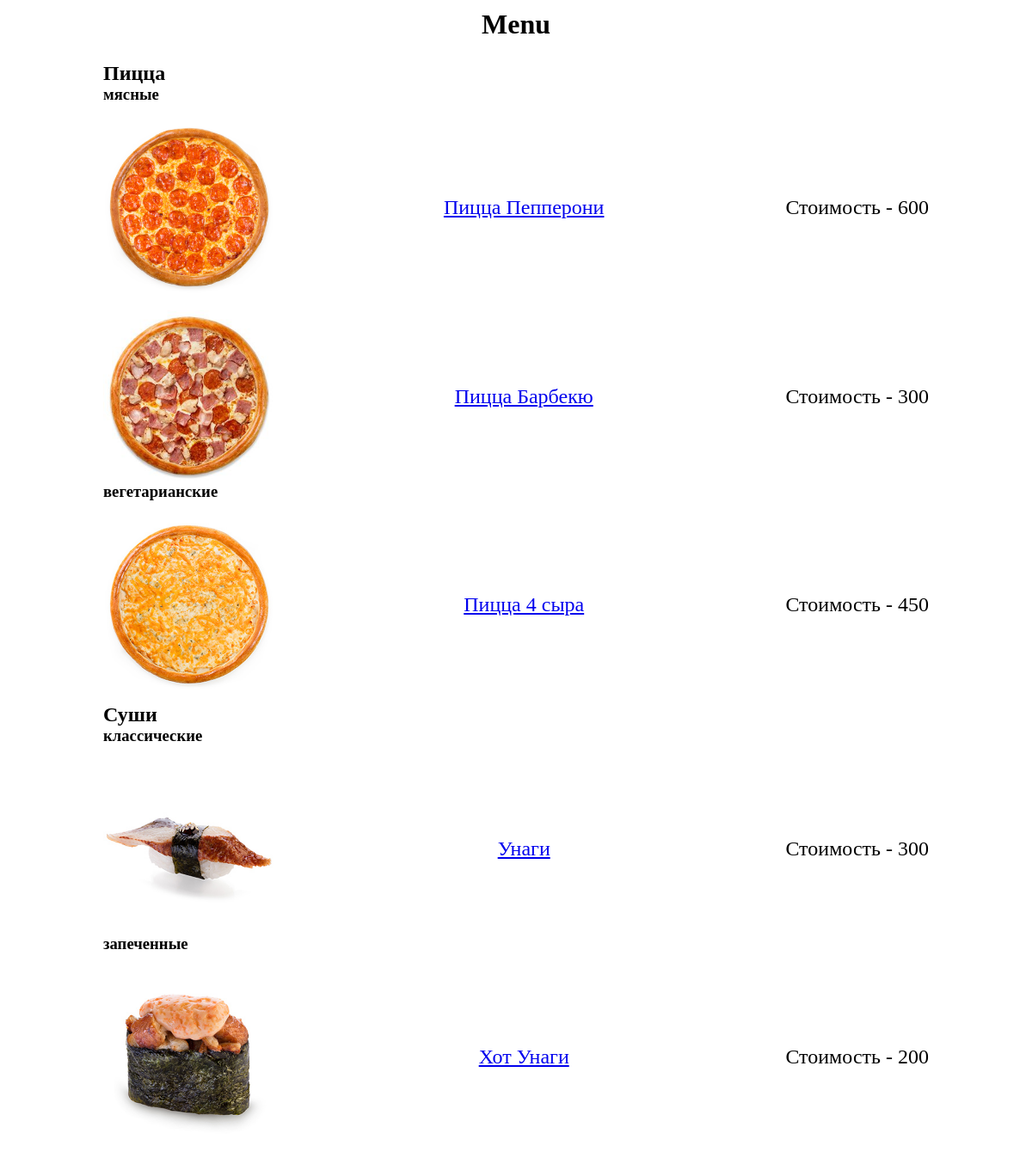
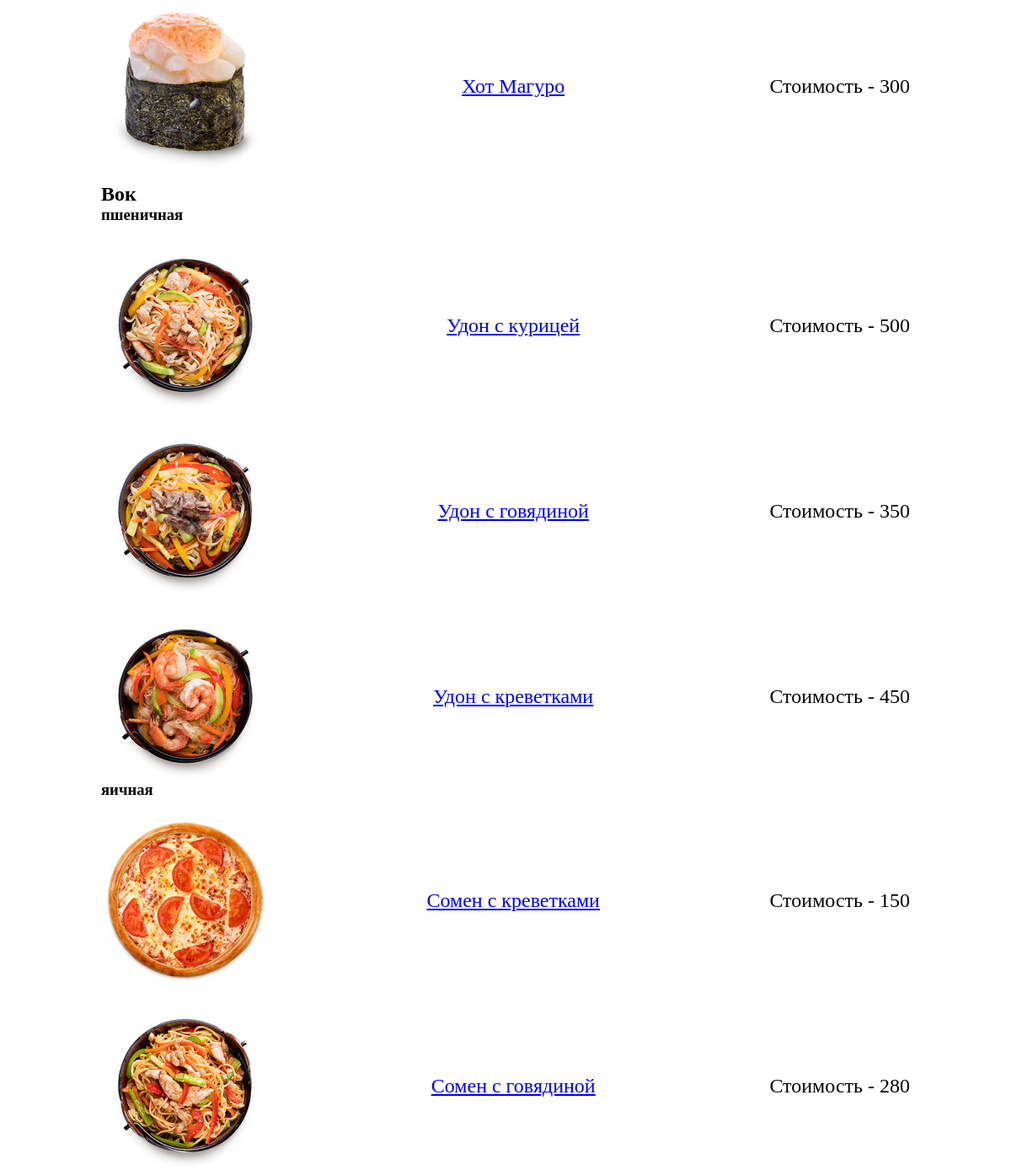
The page / on the database its author committed (2 pictures, top to bottom).
### tables this page shows
CREATE TABLE "categories" (
	"id"	INTEGER NOT NULL UNIQUE,
	"name"	TEXT NOT NULL UNIQUE,
	PRIMARY KEY("id" AUTOINCREMENT)
);

CREATE TABLE "items" (
	"id"	INTEGER NOT NULL UNIQUE,
	"name"	TEXT NOT NULL UNIQUE,
	"categories_id"	INTEGER NOT NULL,
	"subcategories"	TEXT NOT NULL,
	"imgSrc"	TEXT,
	"price"	INTEGER,
	PRIMARY KEY("id" AUTOINCREMENT)
);

### index.php (the view)
<?php
include_once 'head.php';
$pdo = new PDO('sqlite:pizzasushiwok.db');
$queryCategories = $pdo->query('SELECT * FROM categories');
$categories = $queryCategories->fetchAll(PDO::FETCH_ASSOC);
foreach ($categories as $category) {
    echo '<h2>' . $category['name'] . '</h2>';
    $querySubCategories = $pdo->query("SELECT DISTINCT subcategories FROM items where categories_id =" . $category['id']);
    $subCategories = $querySubCategories->fetchAll(PDO::FETCH_ASSOC);
    foreach ($subCategories as $item) {
        echo '<h3>' . $item['subcategories'] . '</h3>';
        $queryPositions = $pdo->query("SELECT * FROM items where subcategories ='" . $item['subcategories'] . "'");
        $positions = $queryPositions->fetchAll(PDO::FETCH_ASSOC);
        foreach ($positions as $position) {
            echo
                '<div class="item">
                    <img src="template/www/img/' . $position['imgSrc'] . '">
                     <a href="cart.php?id=' . $position['id'] . '">' . $position['name'] . '</a>
                     <p>Стоимость - ' . $position['price'] .
                '</p></div>';
        }
    }
}

### head.php (shortened to what this page needs)
<!doctype html>
<html lang="en">
<head>
    <link rel="stylesheet" href="template/www/style/style.css">
</head>
<header>
    <h1>Menu</h1>
</header>
<body>

### template/www/style/style.css (style rules this page uses)
* { padding: 0px; margin: 0px; }
body { margin-right: 10%; margin-left: 10%; }
h1 { text-align: center; padding: 10px; }
h2 { margin-top: 15px; }
img { margin-right: 15px; width: 200px; height: 200px; }
.item { display: flex; justify-content: space-between; align-items: center; margin-top: 20px; font-size: x-large; }
p { margin-left: 30px; }

### rows shown on the page
categories: name "Пицца", subcategories "мясные", subcategories "вегетарианские"
items: imgSrc (picture), name "Пицца Пепперони", price "600"
items: imgSrc (picture), name "Пицца Барбекю", price "300"
items: imgSrc (picture), name "Пицца 4 сыра", price "450"
categories: name "Суши", subcategories "классические", subcategories "запеченные"
items: imgSrc (picture), name "Унаги", price "300"
items: imgSrc (picture), name "Хот Унаги", price "200"
items: imgSrc (picture), name "Хот Магуро", price "300"
categories: name "Вок", subcategories "пшеничная", subcategories "яичная"
items: imgSrc (picture), name "Удон с курицей", price "500"
items: imgSrc (picture), name "Удон с говядиной", price "350"
items: imgSrc (picture), name "Удон с креветками", price "450"
items: imgSrc (picture), name "Сомен с креветками", price "150"
items: imgSrc (picture), name "Сомен с говядиной", price "280"
